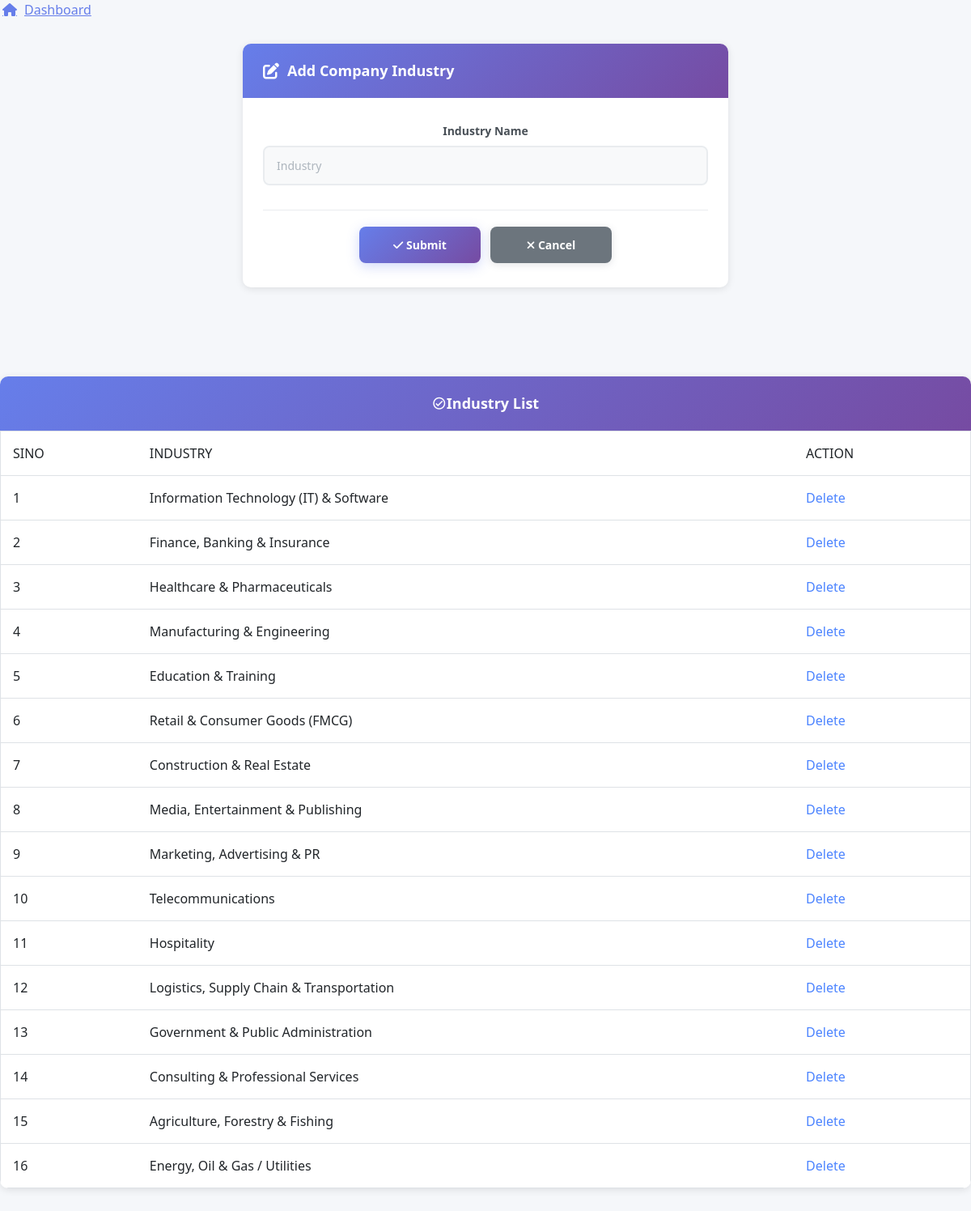
Page /Admin/CompanyIndustry.php on the committed database.
### tables this page shows
CREATE TABLE `tbl_company_industry` (
  `industry_id` int(11) NOT NULL,
  `industry_name` varchar(50) NOT NULL
);

### Admin/CompanyIndustry.php (the view, shortened to what this page needs)
<?php
include("../Assets/Connection/connection.php");
		?>
<!DOCTYPE html PUBLIC "-//W3C//DTD XHTML 1.0 Transitional//EN" "http://www.w3.org/TR/xhtml1/DTD/xhtml1-transitional.dtd">
<html xmlns="http://www.w3.org/1999/xhtml">
<head>
 <link rel="stylesheet" href="https://cdnjs.cloudflare.com/ajax/libs/MaterialDesign-Webfont/7.0.96/css/materialdesignicons.min.css">
    <link href="https://cdnjs.cloudflare.com/ajax/libs/bootstrap/5.3.0/css/bootstrap.min.css" rel="stylesheet">
    <link rel="stylesheet" href="https://cdnjs.cloudflare.com/ajax/libs/font-awesome/6.4.0/css/all.min.css">
    <link rel="stylesheet" href="../Assets/Templates/Admin/Admin-Template/Styles/Dashboard.css">
    <link rel="stylesheet" href="../Assets/Templates/Admin/Admin-Template/Styles/ButtonImage.css">
	<link rel="stylesheet" href="../Assets/Templates/Admin/Admin-Template/Styles/FormsTextbox.css">
</head>
<body>
    <p> <a href="AdminHome.php" class="link-with-icon">
        <i class="fas fa-home"></i>
        Dashboard
        </a>
	</p>
<center>
<form id="form1" name="form1" method="post" action="">
  <div class="form-container">
    <div class="form-header">
      <i class="fas fa-edit"></i> Add Company Industry
    </div>
    <div class="form-body">
      <div class="form-group">
        <label for="txt_name2" class="form-label">Industry Name</label>
        <input type="text" name="txt_name" id="txt_name2" class="form-control" placeholder="Industry" required />
      </div>
      <div class="form-actions">
        <button type="submit" name="btn_submit" id="btn_submit" class="btn-primary">
          <i class="fas fa-check"></i> Submit
        </button>
        <button type="reset" name="txt_cancel" id="txt_cancel" class="btn-secondary">
          <i class="fas fa-times"></i> Cancel
        </button>
      </div>
    </div>
  </div>
  <p>&nbsp;</p>
  <p>&nbsp;</p>
   <div class="table-container">
                <div class="table-header">
                    <i class="mdi mdi-check-circle-outline"></i>Industry List
                </div>
                <div class="table-responsive">
  						 	<table width="10" border="1" class="table">
    						<tr>
     						 	<td>SINO</td>
      							<td>INDUSTRY</td>
      							<td>ACTION</td>
   							 </tr>
   <?php
   $i=0;
   $selqry="select * from tbl_company_industry";
   $rows=$con->query($selqry);
   while($data=$rows->fetch_assoc())
   {
	    $i++;
	?>
   							<tr>
     						<td><?php echo $i ?></td>
     						<td><?php echo $data['industry_name'] ?></td>
      						 <td><a href="CompanyIndustry.php? clrID=<?php echo $data['industry_id']?>">Delete</a></td>
    						</tr>
<?php
}
?>
                    </table>
                </div>
            </div>
</form>
</center>
</body>
</html>

### Assets/Templates/Admin/Admin-Template/Styles/Dashboard.css (style rules this page uses)
:root { --primary-color: #4c84ff; --secondary-color: #6c757d; --success-color: #28a745; --danger-color: #dc3545; --warning-color: #ffc107; --info-color: #17a2b8; --light-color: #f8f9fa; --dark-color: #343a40; --sidebar-width: 280px; }
* { margin: 0; padding: 0; box-sizing: border-box; }
body { font-family: 'Segoe UI', Tahoma, Geneva, Verdana, sans-serif; background-color: #f5f7fa; color: #333; }
.table-container { background: white; border-radius: 10px; box-shadow: 0 2px 10px rgba(0,0,0,0.1); margin-bottom: 30px; overflow: hidden; }
.table-header { background: linear-gradient(135deg, #667eea 0%, #764ba2 100%); color: white; padding: 20px 25px; font-size: 18px; font-weight: 600; }
.table-responsive { border-radius: 0 0 10px 10px; }
.table { margin-bottom: 0; }
.table td { padding: 15px; vertical-align: middle; border-bottom: 1px solid #dee2e6; }
.table-container { animation: fadeIn 0.5s ease; }

### Assets/Templates/Admin/Admin-Template/Styles/ButtonImage.css (style rules this page uses)
.btn-primary { padding: 12px 30px; background: linear-gradient(135deg, #667eea 0%, #764ba2 100%); color: white; border: none; border-radius: 8px; font-size: 14px; font-weight: 600; cursor: pointer; text-decoration: none; display: inline-block; transition: all 0.3s ease; box-shadow: 0 4px 15px rgba(102, 126, 234, 0.3); }
.btn-secondary { padding: 12px 30px; background: #6c757d; color: white; border: none; border-radius: 8px; font-size: 14px; font-weight: 600; cursor: pointer; text-decoration: none; display: inline-block; transition: all 0.3s ease; box-shadow: 0 2px 10px rgba(108, 117, 125, 0.2); }
a { color: #4c84ff; text-decoration: none; transition: all 0.3s ease; }
.link-with-icon { display: inline-flex; align-items: center; gap: 8px; color: #4c84ff; text-decoration: none; font-weight: 500; transition: all 0.3s ease; }
.link-with-icon i { font-size: 16px; transition: transform 0.3s ease; }

### Assets/Templates/Admin/Admin-Template/Styles/FormsTextbox.css (style rules this page uses)
.form-container { background: white; border-radius: 10px; box-shadow: 0 2px 10px rgba(0,0,0,0.1); max-width: 600px; margin: 30px auto; overflow: hidden; animation: fadeIn 0.5s ease; }
.form-header { background: linear-gradient(135deg, #667eea 0%, #764ba2 100%); color: white; padding: 20px 25px; font-size: 18px; font-weight: 600; display: flex; align-items: center; gap: 10px; }
.form-header i { font-size: 20px; }
.form-body { padding: 30px 25px; }
.form-group { margin-bottom: 25px; }
.form-label { display: block; margin-bottom: 8px; color: #495057; font-weight: 600; font-size: 14px; }
.form-control { width: 100%; padding: 12px 15px; border: 2px solid #e9ecef; border-radius: 8px; font-size: 14px; font-family: 'Segoe UI', Tahoma, Geneva, Verdana, sans-serif; color: #495057; background-color: #f8f9fa; transition: all 0.3s ease; outline: none; }
.form-control::placeholder { color: #adb5bd; }
.form-actions { display: flex; gap: 12px; justify-content: center; margin-top: 30px; padding-top: 20px; border-top: 1px solid #e9ecef; }
.form-actions button, .form-actions input[type="submit"], .form-actions input[type="reset"], .form-actions input[type="button"] { flex: 1; max-width: 150px; }

### rows in the picture
tbl_company_industry: industry_name "Information Technology (IT) & Software"
tbl_company_industry: industry_name "Finance, Banking & Insurance"
tbl_company_industry: industry_name "Healthcare & Pharmaceuticals"
tbl_company_industry: industry_name "Manufacturing & Engineering"
tbl_company_industry: industry_name "Education & Training"
tbl_company_industry: industry_name "Retail & Consumer Goods (FMCG)"
tbl_company_industry: industry_name "Construction & Real Estate"
tbl_company_industry: industry_name "Media, Entertainment & Publishing"
tbl_company_industry: industry_name "Marketing, Advertising & PR"
tbl_company_industry: industry_name "Telecommunications"
tbl_company_industry: industry_name "Hospitality"
tbl_company_industry: industry_name "Logistics, Supply Chain & Transportation"
tbl_company_industry: industry_name "Government & Public Administration"
tbl_company_industry: industry_name "Consulting & Professional Services"
tbl_company_industry: industry_name "Agriculture, Forestry & Fishing"
tbl_company_industry: industry_name "Energy, Oil & Gas / Utilities"
